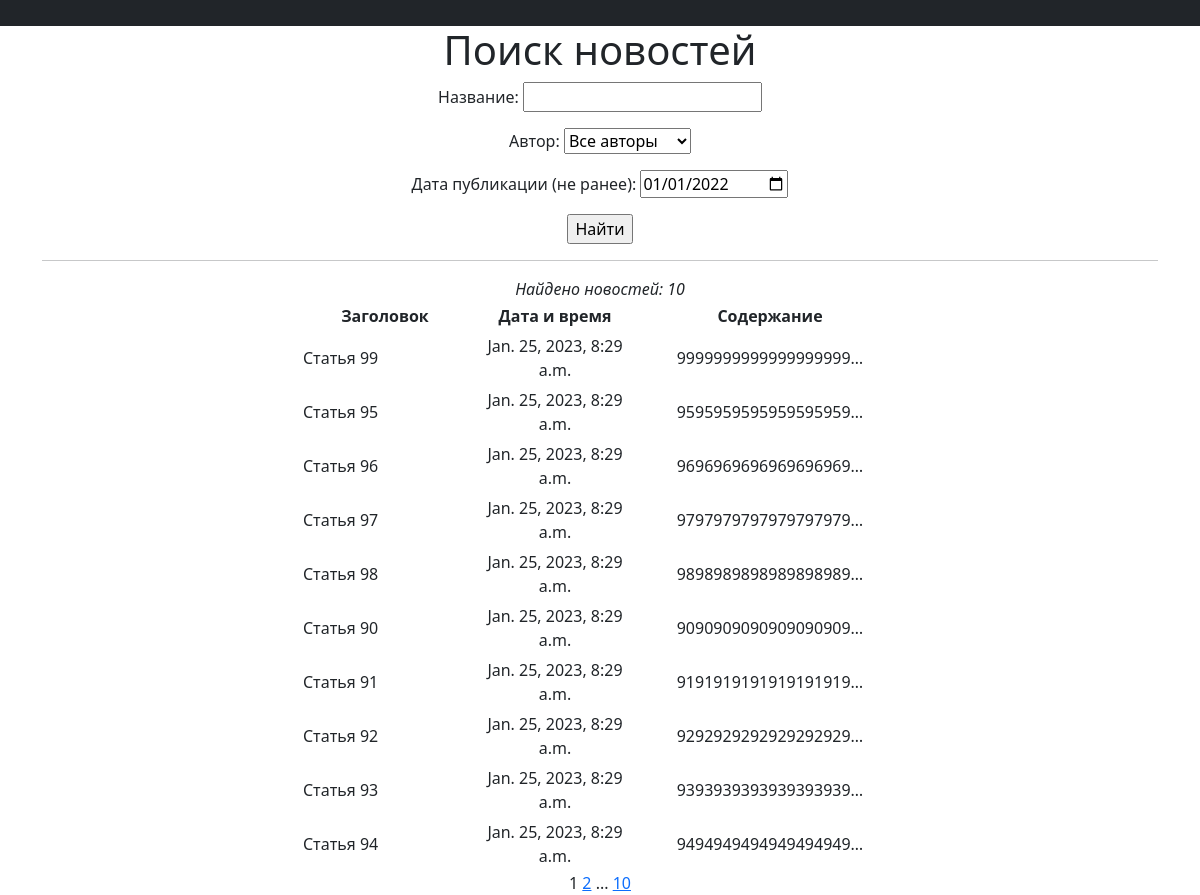
The app's page /news/search/ with its own data.
### news/models.py (models this page shows, shortened)
class Post(models.Model):
    news = 'NW'
    article = 'AR'
    TYPES = [
        (news, 'новость'),
        (article, 'статья'),
    ]
    author = models.ForeignKey(Author, on_delete=models.CASCADE)
    type = models.CharField(max_length=2, choices=TYPES, default=news)
    datetime_in = models.DateTimeField(auto_now_add=True)
    category = models.ManyToManyField(Category, through='PostCategory')
    title = models.TextField()
    text = models.TextField()
    rating = models.IntegerField(default=0)

### news/views.py (the view)
# urls.py: path('search/', PostsSearch.as_view(), name='post_search'),
class PostsSearch(PostsList):
    template_name = 'news_search.html'
    def get_queryset(self):
        queryset = super().get_queryset()
        self.filterset = PostFilter(self.request.GET, queryset)
        return self.filterset.qs
    def get_context_data(self, **kwargs):
        context = super().get_context_data(**kwargs)
        context['filterset'] = self.filterset
        return context

### news/filters.py (called while the page is built)
    @property
    def qs(self):
        parent = super().qs
        if 'datetime_in' in self.data:
            try:
                date_iso = date.fromisoformat(f"{self.data['datetime_in']}")
                return parent.filter(datetime_in__gt=date_iso)
            except ValueError:
                return parent.all()
        else:
            return parent.all()

### news/models.py (called while the page is built)
    def __str__(self):
        return self.user.username

### news/templatetags/custom_filters.py (called while the page is built)
@register.filter()
def censor(text):
    words = ('дурак', 'идиот', 'редиска')
    words_list = ''
    try:
        if type(text) == str:
            words_list = text.split()
            for n in range(len(words_list)):
                word = words_list[n]
                for m in range(len(words)):
                    if word.lower().find(words[m]) == 0:
                        words_list[n] = word.replace(words[m][1:], ''.join(['*' for i in range(len(words[m][1:]))]))
        else:
            raise ValueError(f'"{text}" is not string!')
    except ValueError as e:
        print("Censor error: " + e)
    return ' '.join(words_list)

### news/templatetags/custom_tags.py (called while the page is built)
@register.simple_tag(takes_context=True)
def url_replace(context, **kwargs):
   d = context['request'].GET.copy()
   for k, v in kwargs.items():
       d[k] = v
   return d.urlencode()

### news/views.py (called while the page is built)
    def get_context_data(self, **kwargs):
        context = super().get_context_data(**kwargs)
        return context

### templates/news_search.html (shortened to what this page needs)
{% extends 'flatpages/default.html' %}
{% load custom_filters %}
{% load custom_tags %}
{% block content %}
   <h1>Поиск новостей</h1>
   <form action="" method="get">
       {{ filterset.form.as_p }}
       <p><label for="date">Дата публикации (не ранее):</label>
           <input type="date" id="date" name="datetime_in" value="2022-01-01"></p>
       <input type="submit" value="Найти" />
   </form>
   <hr>
   {% if posts %}
       <em>Найдено новостей: {{ posts|length }}</em>
       <table align="center" width="600" cellpadding="3">
           <tr>
               <th> Заголовок </th>
               <th> Дата и время </th>
               <th> Содержание </th>
           </tr>
           {% for post in posts %}
               <tr align="left">
                   <td width="170"> {{ post.title|censor }} </td>
                   <td align="center" width="170"> {{ post.datetime_in }} </td>
                   <td align="center"> {{ post.text|truncatechars:20|censor }} </td>
               </tr>
           {% endfor %}
       </table>
   {% else %}
       <h2>К сожалению, нет ни одной новости...</h2>
   {% endif %}
   {{ page_obj.number }}
   {% if page_obj.has_next %}
       <a href="?{% url_replace page=page_obj.next_page_number %}">{{ page_obj.next_page_number }}</a>
       {% if paginator.num_pages != page_obj.next_page_number %}
           ...
           <a href="?{% url_replace page=page_obj.paginator.num_pages %}">{{ page_obj.paginator.num_pages }}</a>
       {% endif %}
   {% endif %}
{% endblock content %}

### records on screen
Post: title|censor "Статья 99", datetime_in "Jan. 25, 2023, 8:29 a.m.", text|censor "9999999999999999999…"
Post: title|censor "Статья 95", datetime_in "Jan. 25, 2023, 8:29 a.m.", text|censor "9595959595959595959…"
Post: title|censor "Статья 96", datetime_in "Jan. 25, 2023, 8:29 a.m.", text|censor "9696969696969696969…"
Post: title|censor "Статья 97", datetime_in "Jan. 25, 2023, 8:29 a.m.", text|censor "9797979797979797979…"
Post: title|censor "Статья 98", datetime_in "Jan. 25, 2023, 8:29 a.m.", text|censor "9898989898989898989…"
Post: title|censor "Статья 90", datetime_in "Jan. 25, 2023, 8:29 a.m.", text|censor "9090909090909090909…"
Post: title|censor "Статья 91", datetime_in "Jan. 25, 2023, 8:29 a.m.", text|censor "9191919191919191919…"
Post: title|censor "Статья 92", datetime_in "Jan. 25, 2023, 8:29 a.m.", text|censor "9292929292929292929…"
Post: title|censor "Статья 93", datetime_in "Jan. 25, 2023, 8:29 a.m.", text|censor "9393939393939393939…"
Post: title|censor "Статья 94", datetime_in "Jan. 25, 2023, 8:29 a.m.", text|censor "9494949494949494949…"

### other values on screen
{{ posts|length }} "10"
{{ page_obj.number }} "1"
{{ page_obj.next_page_number }} "2"
{{ page_obj.paginator.num_pages }} "10"
